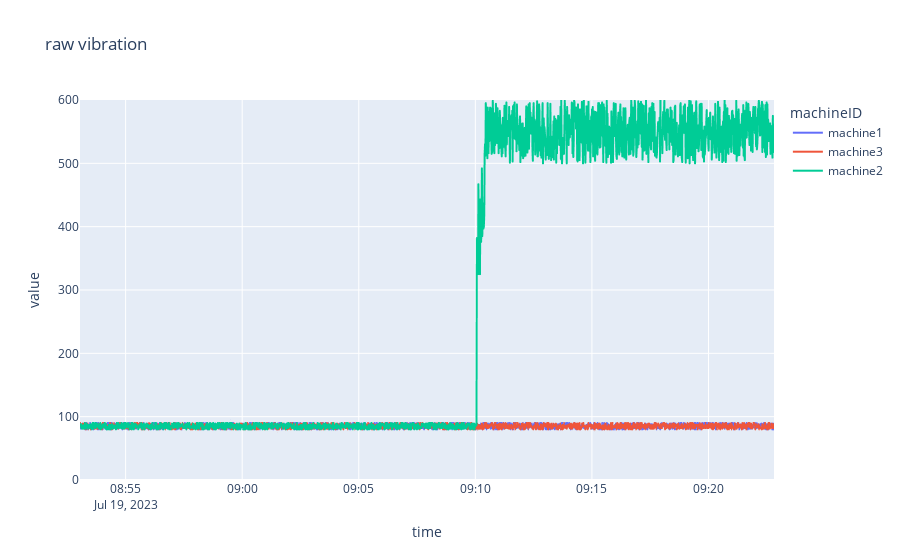

Here is the notebook cell this chart was saved with:
### Code cell
pd = table.to_pandas().set_index('time')
fig = px.line(pd, y=["vibration"], title='raw vibration', color='machineID',  range_y=[0, 600] )
fig.show()

### Figure 1 — Plotly figure (JSON) as saved in the notebook; plotly's stock layout.template omitted (floating-point values rounded to 4 significant figures; data arrays with more than 128 entries replaced by an {"elided": "..."} marker saying what was removed)
{"data": [{"hovertemplate": "machineID=machine1<br>variable=vibration<br>time=%{x}<br>value=%{y}<extra></extra>", "legendgroup": "machine1", "line": {"color": "#636efa", "dash": "solid"}, "marker": {"symbol": "circle"}, "mode": "lines", "name": "machine1", "showlegend": true, "type": "scattergl", "x": {"elided": "1785 str values"}, "xaxis": "x", "y": {"elided": "1785 int values"}, "yaxis": "y"}, {"hovertemplate": "machineID=machine3<br>variable=vibration<br>time=%{x}<br>value=%{y}<extra></extra>", "legendgroup": "machine3", "line": {"color": "#EF553B", "dash": "solid"}, "marker": {"symbol": "circle"}, "mode": "lines", "name": "machine3", "showlegend": true, "type": "scattergl", "x": {"elided": "1785 str values"}, "xaxis": "x", "y": {"elided": "1785 int values"}, "yaxis": "y"}, {"hovertemplate": "machineID=machine2<br>variable=vibration<br>time=%{x}<br>value=%{y}<extra></extra>", "legendgroup": "machine2", "line": {"color": "#00cc96", "dash": "solid"}, "marker": {"symbol": "circle"}, "mode": "lines", "name": "machine2", "showlegend": true, "type": "scattergl", "x": {"elided": "1785 str values"}, "xaxis": "x", "y": {"elided": "1785 int values"}, "yaxis": "y"}], "layout": {"legend": {"title": {"text": "machineID"}, "tracegroupgap": 0}, "title": {"text": "raw vibration"}, "xaxis": {"anchor": "y", "domain": [0, 1], "title": {"text": "time"}}, "yaxis": {"anchor": "x", "domain": [0, 1], "range": [0, 600], "title": {"text": "value"}}}}
